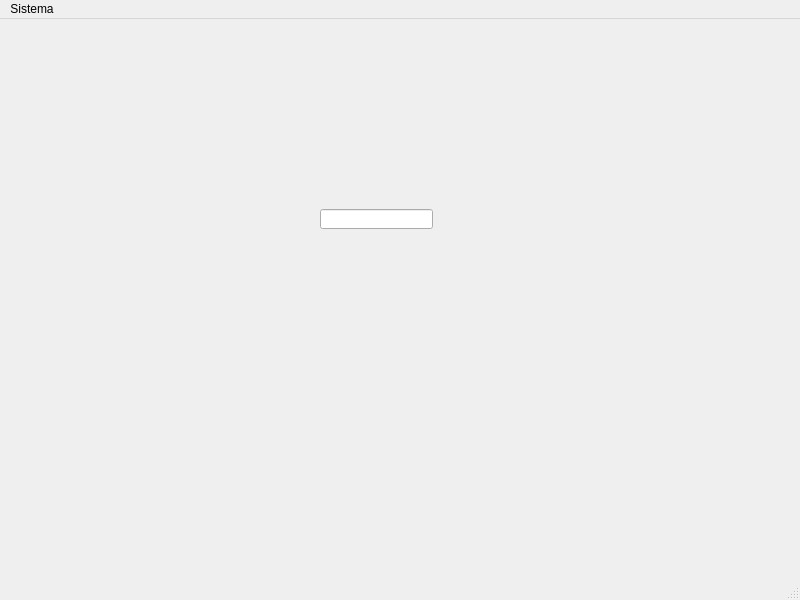
<?xml version="1.0" encoding="UTF-8"?>
<ui version="4.0">
 <class>MainWindow</class>
 <widget class="QMainWindow" name="MainWindow">
  <property name="geometry">
   <rect>
    <x>0</x>
    <y>0</y>
    <width>800</width>
    <height>600</height>
   </rect>
  </property>
  <property name="windowTitle">
   <string>MainWindow</string>
  </property>
  <widget class="QWidget" name="centralwidget">
   <widget class="QLineEdit" name="lineEdit">
    <property name="geometry">
     <rect>
      <x>320</x>
      <y>190</y>
      <width>113</width>
      <height>20</height>
     </rect>
    </property>
   </widget>
  </widget>
  <widget class="QMenuBar" name="menubar">
   <property name="geometry">
    <rect>
     <x>0</x>
     <y>0</y>
     <width>800</width>
     <height>21</height>
    </rect>
   </property>
   <widget class="QMenu" name="menuSistema">
    <property name="title">
     <string>Sistema</string>
    </property>
    <addaction name="actionSalir"/>
   </widget>
   <addaction name="menuSistema"/>
  </widget>
  <widget class="QStatusBar" name="statusbar"/>
  <action name="actionSalir">
   <property name="text">
    <string>Salir</string>
   </property>
  </action>
 </widget>
 <resources/>
 <connections>
  <connection>
   <sender>menubar</sender>
   <signal>triggered(QAction*)</signal>
   <receiver>lineEdit</receiver>
   <slot>clear()</slot>
   <hints>
    <hint type="sourcelabel">
     <x>29</x>
     <y>11</y>
    </hint>
    <hint type="destinationlabel">
     <x>333</x>
     <y>219</y>
    </hint>
   </hints>
  </connection>
 </connections>
</ui>
